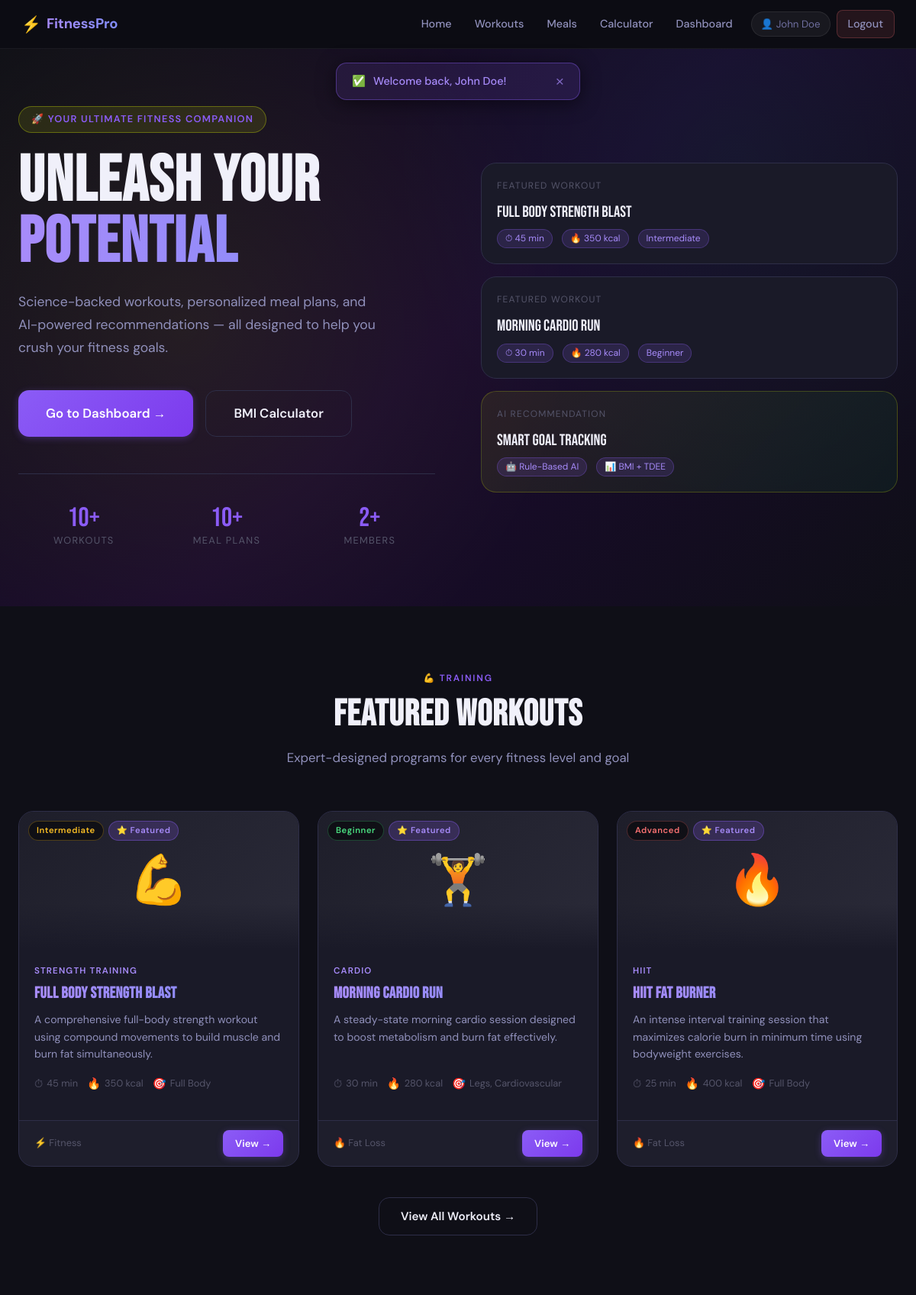
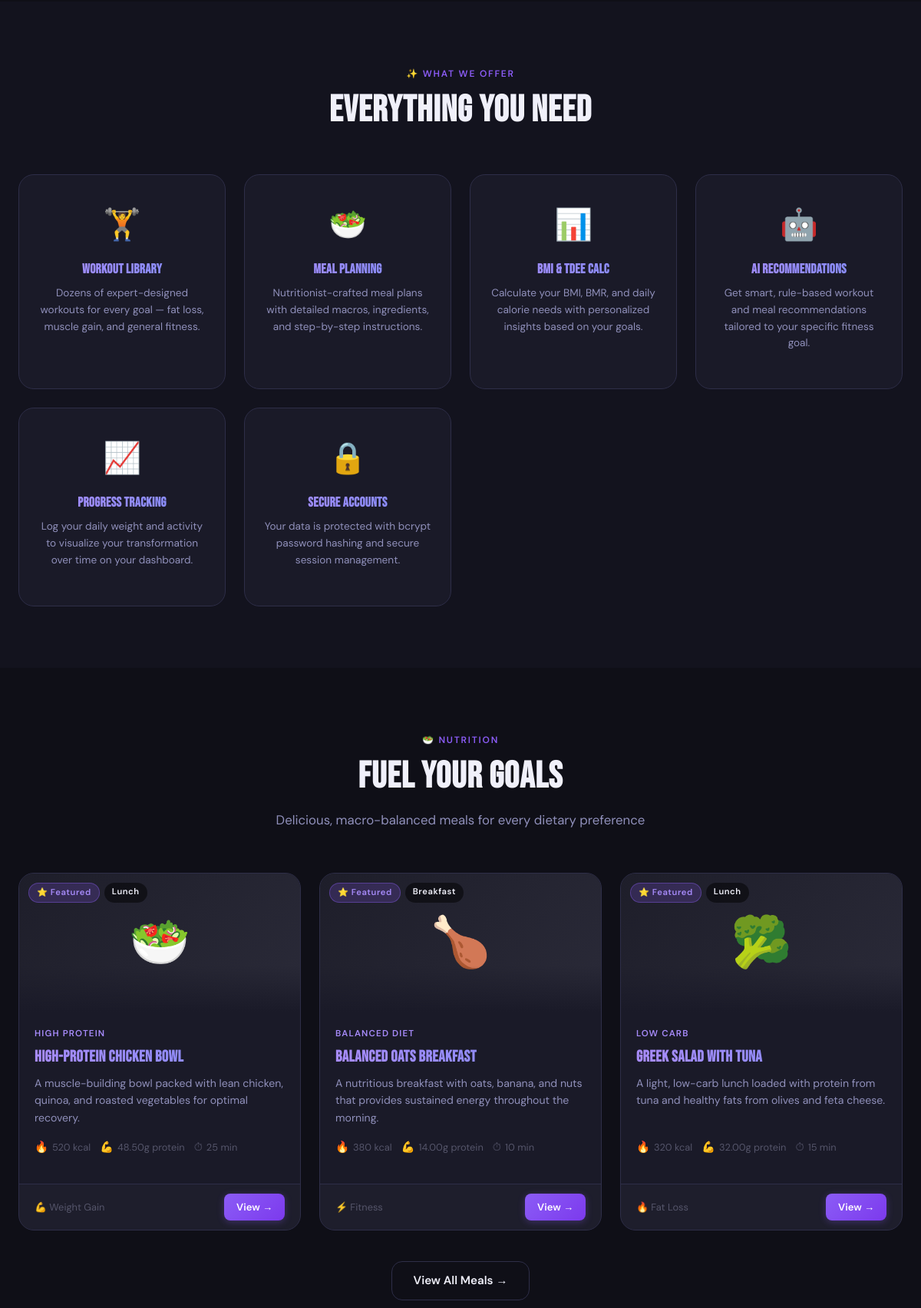
/ (signed in, upper part), run on the app's committed database (2 pictures, top to bottom).
### tables this page shows
CREATE TABLE IF NOT EXISTS workouts (
    id INT AUTO_INCREMENT PRIMARY KEY,
    category_id INT DEFAULT NULL,
    title VARCHAR(200) NOT NULL,
    description TEXT,
    difficulty ENUM('beginner','intermediate','advanced') NOT NULL DEFAULT 'beginner',
    duration_minutes INT NOT NULL DEFAULT 30,
    calories_burned INT DEFAULT NULL,
    equipment VARCHAR(255) DEFAULT NULL,
    muscle_group VARCHAR(255) DEFAULT NULL,
    instructions TEXT,
    video_url VARCHAR(500) DEFAULT NULL,
    image_url VARCHAR(500) DEFAULT NULL,
    is_featured TINYINT(1) NOT NULL DEFAULT 0,
    goal_tag ENUM('fat_loss','weight_gain','fitness','all') NOT NULL DEFAULT 'all',
    created_at TIMESTAMP DEFAULT CURRENT_TIMESTAMP,
    updated_at TIMESTAMP DEFAULT CURRENT_TIMESTAMP ON UPDATE CURRENT_TIMESTAMP,
    FOREIGN KEY (category_id) REFERENCES categories(id) ON DELETE SET NULL
);

CREATE TABLE IF NOT EXISTS categories (
    id INT AUTO_INCREMENT PRIMARY KEY,
    name VARCHAR(100) NOT NULL,
    type ENUM('workout','meal') NOT NULL DEFAULT 'workout',
    description TEXT,
    created_at TIMESTAMP DEFAULT CURRENT_TIMESTAMP
);

CREATE TABLE IF NOT EXISTS meals (
    id INT AUTO_INCREMENT PRIMARY KEY,
    category_id INT DEFAULT NULL,
    title VARCHAR(200) NOT NULL,
    description TEXT,
    calories INT NOT NULL DEFAULT 0,
    protein DECIMAL(6,2) DEFAULT NULL,
    carbs DECIMAL(6,2) DEFAULT NULL,
    fat DECIMAL(6,2) DEFAULT NULL,
    fiber DECIMAL(6,2) DEFAULT NULL,
    meal_type ENUM('breakfast','lunch','dinner','snack','pre_workout','post_workout') NOT NULL DEFAULT 'lunch',
    prep_time_minutes INT DEFAULT NULL,
    servings INT DEFAULT 1,
    ingredients TEXT,
    instructions TEXT,
    image_url VARCHAR(500) DEFAULT NULL,
    is_featured TINYINT(1) NOT NULL DEFAULT 0,
    goal_tag ENUM('fat_loss','weight_gain','fitness','all') NOT NULL DEFAULT 'all',
    created_at TIMESTAMP DEFAULT CURRENT_TIMESTAMP,
    updated_at TIMESTAMP DEFAULT CURRENT_TIMESTAMP ON UPDATE CURRENT_TIMESTAMP,
    FOREIGN KEY (category_id) REFERENCES categories(id) ON DELETE SET NULL
);

### includes/functions.php (called while the page is built, shortened)
<?php
function e(string $str): string {
    return htmlspecialchars($str, ENT_QUOTES, 'UTF-8');
}
function isLoggedIn(): bool {
    return isset($_SESSION['user_id']);
}
function truncate(string $text, int $limit = 120): string {
    $text = strip_tags($text);
    if (strlen($text) <= $limit) return $text;
    return substr($text, 0, $limit) . '...';
}
function difficultyColor(string $difficulty): string {
    return match($difficulty) {
        'beginner'     => '#4ade80',
        'intermediate' => '#fbbf24',
        'advanced'     => '#f87171',
        default        => '#94a3b8',
    };
}
function goalLabel(string $goal): string {
    return match($goal) {
        'fat_loss'    => '🔥 Fat Loss',
        'weight_gain' => '💪 Weight Gain',
        'fitness'     => '⚡ Fitness',
        'all'         => '✨ All Goals',
        default       => ucfirst($goal),
    };
}

### index.php (the view, shortened to what this page needs)
<?php
require_once __DIR__ . '/includes/header.php';
$pdo = getDB();
$featuredWorkouts = $pdo->query("
    SELECT w.*, c.name AS category_name
    FROM workouts w
    LEFT JOIN categories c ON w.category_id = c.id
    WHERE w.is_featured = 1
    ORDER BY w.created_at DESC
    LIMIT 3
")->fetchAll();
$featuredMeals = $pdo->query("
    SELECT m.*, c.name AS category_name
    FROM meals m
    LEFT JOIN categories c ON m.category_id = c.id
    WHERE m.is_featured = 1
    ORDER BY m.created_at DESC
    LIMIT 3
")->fetchAll();
$totalWorkouts = $pdo->query("SELECT COUNT(*) FROM workouts")->fetchColumn();
$totalMeals    = $pdo->query("SELECT COUNT(*) FROM meals")->fetchColumn();
$totalUsers    = $pdo->query("SELECT COUNT(*) FROM users WHERE role='user'")->fetchColumn();
$workoutEmojis = ['💪', '🏋️', '🔥', '⚡', '🚀', '🎯', '🏃', '🧘'];
$mealEmojis    = ['🥗', '🍗', '🥦', '🍎', '🥑', '🥩', '🍳', '🥝'];
?>
<section class="hero">
    <div class="hero-grid">
        <div class="hero-content">
            <div class="hero-label">🚀 Your Ultimate Fitness Companion</div>
            <h1 class="hero-title">
                UNLEASH YOUR
                <span class="line-accent">POTENTIAL</span>
            </h1>
            <p class="hero-subtitle">
                Science-backed workouts, personalized meal plans, and AI-powered recommendations —
                all designed to help you crush your fitness goals.
            </p>
            <div class="hero-cta">
                <?php if (!isLoggedIn()): ?>
                    <a href="/fitness_planner/register.php" class="btn btn-primary btn-lg">Get Started Free →</a>
                    <a href="/fitness_planner/workouts/index.php" class="btn btn-secondary btn-lg">Browse Workouts</a>
                <?php else: ?>
                    <a href="/fitness_planner/dashboard.php" class="btn btn-primary btn-lg">Go to Dashboard →</a>
                    <a href="/fitness_planner/calculator/index.php" class="btn btn-secondary btn-lg">BMI Calculator</a>
                <?php endif; ?>
            </div>
            <div class="hero-stats">
                <div class="stat-item">
                    <div class="stat-number"><?= $totalWorkouts ?>+</div>
                    <div class="stat-label">Workouts</div>
                </div>
                <div class="stat-item">
                    <div class="stat-number"><?= $totalMeals ?>+</div>
                    <div class="stat-label">Meal Plans</div>
                </div>
                <div class="stat-item">
                    <div class="stat-number"><?= $totalUsers ?>+</div>
                    <div class="stat-label">Members</div>
                </div>
            </div>
        </div>
        <div class="hero-visual">
            <?php foreach (array_slice($featuredWorkouts, 0, 2) as $w): ?>
                <div class="hero-card">
                    <div class="hero-card-label">Featured Workout</div>
                    <div class="hero-card-title"><?= e($w['title']) ?></div>
                    <div class="hero-card-meta">
                        <span class="hero-card-badge">⏱ <?= e($w['duration_minutes']) ?> min</span>
                        <span class="hero-card-badge">🔥 <?= e($w['calories_burned']) ?> kcal</span>
                        <span class="hero-card-badge" style="text-transform:capitalize"><?= e($w['difficulty']) ?></span>
                    </div>
                </div>
            <?php endforeach; ?>
            <div class="hero-card" style="background:linear-gradient(135deg,rgba(232,255,0,0.08),rgba(0,255,136,0.05));border-color:rgba(232,255,0,0.2)">
                <div class="hero-card-label">AI Recommendation</div>
                <div class="hero-card-title">Smart Goal Tracking</div>
                <div class="hero-card-meta">
                    <span class="hero-card-badge">🤖 Rule-Based AI</span>
                    <span class="hero-card-badge">📊 BMI + TDEE</span>
                </div>
            </div>
        </div>
    </div>
</section>
<section class="section">
    <div class="container">
        <div class="section-header">
            <div class="section-label">💪 Training</div>
            <h2 class="section-title">Featured Workouts</h2>
            <p class="section-subtitle">Expert-designed programs for every fitness level and goal</p>
        </div>
        <div class="cards-grid">
            <?php foreach ($featuredWorkouts as $i => $w):
                $emoji = $workoutEmojis[$i % count($workoutEmojis)];
                $dColor = difficultyColor($w['difficulty']);
            ?>
                <div class="card animate-in" style="animation-delay:<?= $i * 0.1 ?>s">
                    <div class="card-image">
                        <?= $emoji ?>
                        <div class="card-badges">
                            <span class="badge badge-difficulty" style="color:<?= $dColor ?>;border:1px solid <?= $dColor ?>44"><?= ucfirst(e($w['difficulty'])) ?></span>
                            <span class="badge badge-featured">⭐ Featured</span>
                        </div>
                    </div>
                    <div class="card-body">
                        <div class="card-category"><?= e($w['category_name'] ?? 'General') ?></div>
                        <h3 class="card-title"><?= e($w['title']) ?></h3>
                        <p class="card-desc"><?= e(truncate($w['description'])) ?></p>
                        <div class="card-meta">
                            <span class="meta-item"><span class="meta-icon">⏱</span> <?= e($w['duration_minutes']) ?> min</span>
                            <span class="meta-item"><span class="meta-icon">🔥</span> <?= e($w['calories_burned']) ?> kcal</span>
                            <?php if ($w['muscle_group']): ?>
                                <span class="meta-item"><span class="meta-icon">🎯</span> <?= e(truncate($w['muscle_group'], 30)) ?></span>
                            <?php endif; ?>
                        </div>
                    </div>
                    <div class="card-footer">
                        <span style="font-size:0.8rem;color:var(--text-muted)"><?= goalLabel($w['goal_tag']) ?></span>
                        <a href="/fitness_planner/workouts/detail.php?id=<?= $w['id'] ?>" class="btn btn-primary btn-sm">View →</a>
                    </div>
                </div>
            <?php endforeach; ?>
        </div>
        <div style="text-align:center;margin-top:40px">
            <a href="/fitness_planner/workouts/index.php" class="btn btn-secondary">View All Workouts →</a>
        </div>
    </div>
</section>
<section class="section section-alt">
    <div class="container">
        <div class="section-header">
            <div class="section-label">✨ What We Offer</div>
            <h2 class="section-title">Everything You Need</h2>
        </div>
        <div class="cards-grid" style="grid-template-columns:repeat(auto-fill,minmax(240px,1fr))">
            <?php
            $features = [
                ['🏋️', 'Workout Library', 'Dozens of expert-designed workouts for every goal — fat loss, muscle gain, and general fitness.'],
                ['🥗', 'Meal Planning', 'Nutritionist-crafted meal plans with detailed macros, ingredients, and step-by-step instructions.'],
                ['📊', 'BMI & TDEE Calc', 'Calculate your BMI, BMR, and daily calorie needs with personalized insights based on your goals.'],
                ['🤖', 'AI Recommendations', 'Get smart, rule-based workout and meal recommendations tailored to your specific fitness goal.'],
                ['📈', 'Progress Tracking', 'Log your daily weight and activity to visualize your transformation over time on your dashboard.'],
                ['🔒', 'Secure Accounts', 'Your data is protected with bcrypt password hashing and secure session management.'],
            ];
            foreach ($features as $i => $f):
            ?>
                <div class="card animate-in" style="animation-delay:<?= $i * 0.08 ?>s">
                    <div class="card-body" style="text-align:center;padding:32px 24px">
                        <div style="font-size:2.5rem;margin-bottom:16px"><?= $f[0] ?></div>
                        <h3 class="card-title" style="font-size:1.1rem;margin-bottom:10px"><?= $f[1] ?></h3>
                        <p class="card-desc" style="font-size:0.85rem;text-align:center"><?= $f[2] ?></p>
                    </div>
                </div>
            <?php endforeach; ?>
        </div>
    </div>
</section>
<section class="section">
    <div class="container">
        <div class="section-header">
            <div class="section-label">🥗 Nutrition</div>
            <h2 class="section-title">Fuel Your Goals</h2>
            <p class="section-subtitle">Delicious, macro-balanced meals for every dietary preference</p>
        </div>
        <div class="cards-grid">
            <?php foreach ($featuredMeals as $i => $m):
                $emoji = $mealEmojis[$i % count($mealEmojis)];
            ?>
                <div class="card animate-in" style="animation-delay:<?= $i * 0.1 ?>s">
                    <div class="card-image">
                        <?= $emoji ?>
                        <div class="card-badges">
                            <span class="badge badge-featured">⭐ Featured</span>
                            <span class="badge" style="background:rgba(0,0,0,0.5);text-transform:capitalize"><?= str_replace('_', ' ', e($m['meal_type'])) ?></span>
                        </div>
                    </div>
                    <div class="card-body">
                        <div class="card-category"><?= e($m['category_name'] ?? 'General') ?></div>
                        <h3 class="card-title"><?= e($m['title']) ?></h3>
                        <p class="card-desc"><?= e(truncate($m['description'])) ?></p>
                        <div class="card-meta">
                            <span class="meta-item"><span class="meta-icon">🔥</span> <?= e($m['calories']) ?> kcal</span>
                            <span class="meta-item"><span class="meta-icon">💪</span> <?= e($m['protein']) ?>g protein</span>
                            <span class="meta-item"><span class="meta-icon">⏱</span> <?= e($m['prep_time_minutes']) ?> min</span>
                        </div>
                    </div>
                    <div class="card-footer">
                        <span style="font-size:0.8rem;color:var(--text-muted)"><?= goalLabel($m['goal_tag']) ?></span>
                        <a href="/fitness_planner/meals/detail.php?id=<?= $m['id'] ?>" class="btn btn-primary btn-sm">View →</a>
                    </div>
                </div>
            <?php endforeach; ?>
        </div>
        <div style="text-align:center;margin-top:40px">
            <a href="/fitness_planner/meals/index.php" class="btn btn-secondary">View All Meals →</a>
        </div>
    </div>
</section>
<?php require_once __DIR__ . '/includes/footer.php'; ?>

### data on the page
workouts: title "Full Body Strength Blast", duration_minutes "45", calories_burned "350", difficulty "Intermediate", emoji "💪", category.name "STRENGTH TRAINING", description "A comprehensive full-body strength workout using compound movements to build muscle and burn fat simultaneously.", muscle_group "Full Body", goal_tag "⚡ Fitness"
workouts: title "Morning Cardio Run", duration_minutes "30", calories_burned "280", difficulty "Beginner", emoji "🏋️", category.name "CARDIO", description "A steady-state morning cardio session designed to boost metabolism and burn fat effectively.", muscle_group "Legs, Cardiovascular", goal_tag "🔥 Fat Loss"
workouts: emoji "🔥", difficulty "Advanced", category.name "HIIT", title "HIIT Fat Burner", description "An intense interval training session that maximizes calorie burn in minimum time using bodyweight exercises.", duration_minutes "25", calories_burned "400", muscle_group "Full Body", goal_tag "🔥 Fat Loss"
meals: emoji "🥗", meal_type "Lunch", category.name "HIGH PROTEIN", title "High-Protein Chicken Bowl", description "A muscle-building bowl packed with lean chicken, quinoa, and roasted vegetables for optimal recovery.", calories "520", protein "48.50", prep_time_minutes "25", goal_tag "💪 Weight Gain"
meals: emoji "🍗", meal_type "Breakfast", category.name "BALANCED DIET", title "Balanced Oats Breakfast", description "A nutritious breakfast with oats, banana, and nuts that provides sustained energy throughout the morning.", calories "380", protein "14.00", prep_time_minutes "10", goal_tag "⚡ Fitness"
meals: emoji "🥦", meal_type "Lunch", category.name "LOW CARB", title "Greek Salad with Tuna", description "A light, low-carb lunch loaded with protein from tuna and healthy fats from olives and feta cheese.", calories "320", protein "32.00", prep_time_minutes "15", goal_tag "🔥 Fat Loss"

### other printed values
$_SESSION['user_name'] "John Doe"
$flash['message'] "Welcome back, John Doe!"
$totalWorkouts "10"
$totalMeals "10"
$totalUsers "2"
$f[0] "🏋️"
$f[1] "Workout Library"
$f[2] "Dozens of expert-designed workouts for every goal — fat loss, muscle gain, and general fitness."
$f[0] "🥗"
$f[1] "Meal Planning"
$f[2] "Nutritionist-crafted meal plans with detailed macros, ingredients, and step-by-step instructions."
$f[0] "📊"
$f[1] "BMI & TDEE Calc"
$f[2] "Calculate your BMI, BMR, and daily calorie needs with personalized insights based on your goals."
$f[0] "🤖"
